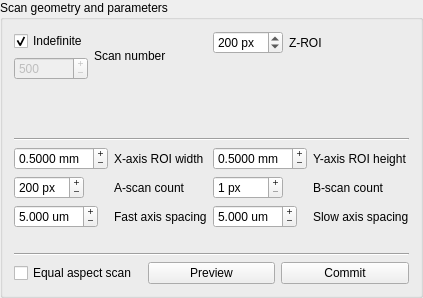
<?xml version="1.0" encoding="UTF-8"?>
<ui version="4.0">
 <class>groupScan</class>
 <widget class="QGroupBox" name="groupScan">
  <property name="geometry">
   <rect>
    <x>0</x>
    <y>0</y>
    <width>373</width>
    <height>298</height>
   </rect>
  </property>
  <property name="minimumSize">
   <size>
    <width>0</width>
    <height>0</height>
   </size>
  </property>
  <property name="maximumSize">
   <size>
    <width>16777215</width>
    <height>16777215</height>
   </size>
  </property>
  <property name="title">
   <string>Scan geometry and parameters</string>
  </property>
  <layout class="QGridLayout" name="gridLayout">
   <item row="0" column="0">
    <layout class="QFormLayout" name="formNumber">
     <item row="0" column="0">
      <layout class="QGridLayout" name="subFormGrid">
       <item row="1" column="1">
        <widget class="QCheckBox" name="checkIndefinite">
         <property name="toolTip">
          <string>If checked, data will be continuously acquired until the stop button is pressed</string>
         </property>
         <property name="text">
          <string>Indefinite</string>
         </property>
         <property name="checked">
          <bool>true</bool>
         </property>
        </widget>
       </item>
       <item row="2" column="1">
        <widget class="QSpinBox" name="spinScanNumber">
         <property name="enabled">
          <bool>false</bool>
         </property>
         <property name="toolTip">
          <string>The number of scans to acquire. Note that these are saved independently, see Repeat/Averaging section</string>
         </property>
         <property name="buttonSymbols">
          <enum>QAbstractSpinBox::PlusMinus</enum>
         </property>
         <property name="minimum">
          <number>1</number>
         </property>
         <property name="maximum">
          <number>100000</number>
         </property>
         <property name="value">
          <number>500</number>
         </property>
        </widget>
       </item>
      </layout>
     </item>
     <item row="0" column="1">
      <widget class="QLabel" name="labelScanNumber">
       <property name="toolTip">
        <string>The number of scans to acquire. Note that these are saved independently, see Repeat/Averaging section</string>
       </property>
       <property name="text">
        <string>Scan number</string>
       </property>
      </widget>
     </item>
    </layout>
   </item>
   <item row="0" column="1">
    <layout class="QFormLayout" name="formLayout">
     <item row="0" column="0">
      <widget class="QSpinBox" name="spinBox">
       <property name="toolTip">
        <string>A-lines are cropped to this number of uppermost pixels on display and acquisition</string>
       </property>
       <property name="suffix">
        <string> px</string>
       </property>
       <property name="maximum">
        <number>1024</number>
       </property>
       <property name="value">
        <number>200</number>
       </property>
      </widget>
     </item>
     <item row="0" column="1">
      <widget class="QLabel" name="labelZROI">
       <property name="toolTip">
        <string>A-lines are cropped to this number of uppermost pixels on display and acquisition</string>
       </property>
       <property name="text">
        <string>Z-ROI</string>
       </property>
      </widget>
     </item>
    </layout>
   </item>
   <item row="1" column="0" colspan="2">
    <widget class="Line" name="line_3">
     <property name="orientation">
      <enum>Qt::Horizontal</enum>
     </property>
    </widget>
   </item>
   <item row="2" column="0">
    <layout class="QFormLayout" name="formX">
     <item row="0" column="0">
      <widget class="QDoubleSpinBox" name="spinROIWidth">
       <property name="toolTip">
        <string>The length of the B-scan in physical units</string>
       </property>
       <property name="buttonSymbols">
        <enum>QAbstractSpinBox::PlusMinus</enum>
       </property>
       <property name="suffix">
        <string> mm</string>
       </property>
       <property name="decimals">
        <number>4</number>
       </property>
       <property name="minimum">
        <double>0.000100000000000</double>
       </property>
       <property name="singleStep">
        <double>0.010000000000000</double>
       </property>
       <property name="value">
        <double>0.500000000000000</double>
       </property>
      </widget>
     </item>
     <item row="0" column="1">
      <widget class="QLabel" name="labelROIWidth">
       <property name="toolTip">
        <string>The length of the B-scan in physical units</string>
       </property>
       <property name="text">
        <string>X-axis ROI width</string>
       </property>
      </widget>
     </item>
     <item row="1" column="0">
      <widget class="QSpinBox" name="spinACount">
       <property name="toolTip">
        <string>The number of A-scans in a B-scan</string>
       </property>
       <property name="buttonSymbols">
        <enum>QAbstractSpinBox::PlusMinus</enum>
       </property>
       <property name="suffix">
        <string> px</string>
       </property>
       <property name="minimum">
        <number>1</number>
       </property>
       <property name="maximum">
        <number>2400</number>
       </property>
       <property name="value">
        <number>200</number>
       </property>
      </widget>
     </item>
     <item row="1" column="1">
      <widget class="QLabel" name="labelACount">
       <property name="toolTip">
        <string>The number of A-scans in a B-scan</string>
       </property>
       <property name="text">
        <string>A-scan count</string>
       </property>
      </widget>
     </item>
     <item row="2" column="0">
      <widget class="QDoubleSpinBox" name="spinFastAxisSpacing">
       <property name="toolTip">
        <string>The spacing between adjacent A-scans along the fast axis</string>
       </property>
       <property name="buttonSymbols">
        <enum>QAbstractSpinBox::PlusMinus</enum>
       </property>
       <property name="suffix">
        <string> um</string>
       </property>
       <property name="decimals">
        <number>3</number>
       </property>
       <property name="minimum">
        <double>0.001000000000000</double>
       </property>
       <property name="value">
        <double>5.000000000000000</double>
       </property>
      </widget>
     </item>
     <item row="2" column="1">
      <widget class="QLabel" name="labelFastAxisSpacing">
       <property name="toolTip">
        <string>The spacing between adjacent A-scans along the fast axis</string>
       </property>
       <property name="text">
        <string>Fast axis spacing</string>
       </property>
      </widget>
     </item>
    </layout>
   </item>
   <item row="2" column="1">
    <layout class="QFormLayout" name="formY">
     <item row="0" column="1">
      <widget class="QLabel" name="labelROIHeight">
       <property name="toolTip">
        <string>The width of the C-scan in physical units</string>
       </property>
       <property name="text">
        <string>Y-axis ROI height</string>
       </property>
      </widget>
     </item>
     <item row="1" column="1">
      <widget class="QLabel" name="labelBcount">
       <property name="toolTip">
        <string>The number of B-scans to acquire</string>
       </property>
       <property name="text">
        <string>B-scan count</string>
       </property>
      </widget>
     </item>
     <item row="2" column="0">
      <widget class="QDoubleSpinBox" name="spinSlowAxisSpacing">
       <property name="toolTip">
        <string>The distance between adjacent B-scans in physical units</string>
       </property>
       <property name="buttonSymbols">
        <enum>QAbstractSpinBox::PlusMinus</enum>
       </property>
       <property name="suffix">
        <string> um</string>
       </property>
       <property name="decimals">
        <number>3</number>
       </property>
       <property name="minimum">
        <double>0.001000000000000</double>
       </property>
       <property name="value">
        <double>5.000000000000000</double>
       </property>
      </widget>
     </item>
     <item row="2" column="1">
      <widget class="QLabel" name="labelSlowAxisSpacing">
       <property name="toolTip">
        <string>The distance between adjacent B-scans in physical units</string>
       </property>
       <property name="text">
        <string>Slow axis spacing</string>
       </property>
      </widget>
     </item>
     <item row="0" column="0">
      <widget class="QDoubleSpinBox" name="spinROIHeight">
       <property name="toolTip">
        <string>The width of the C-scan in physical units</string>
       </property>
       <property name="buttonSymbols">
        <enum>QAbstractSpinBox::PlusMinus</enum>
       </property>
       <property name="suffix">
        <string> mm</string>
       </property>
       <property name="decimals">
        <number>4</number>
       </property>
       <property name="minimum">
        <double>0.000100000000000</double>
       </property>
       <property name="singleStep">
        <double>0.010000000000000</double>
       </property>
       <property name="value">
        <double>0.500000000000000</double>
       </property>
      </widget>
     </item>
     <item row="1" column="0">
      <widget class="QSpinBox" name="spinBCount">
       <property name="toolTip">
        <string>The number of B-scans to acquire</string>
       </property>
       <property name="buttonSymbols">
        <enum>QAbstractSpinBox::PlusMinus</enum>
       </property>
       <property name="suffix">
        <string> px</string>
       </property>
       <property name="minimum">
        <number>1</number>
       </property>
       <property name="maximum">
        <number>3600</number>
       </property>
       <property name="value">
        <number>1</number>
       </property>
      </widget>
     </item>
    </layout>
   </item>
   <item row="3" column="0" colspan="2">
    <layout class="QGridLayout" name="gridLayout_4">
     <item row="1" column="1">
      <widget class="QPushButton" name="previewButton">
       <property name="toolTip">
        <string>Plot the scan pattern positions</string>
       </property>
       <property name="text">
        <string>Preview</string>
       </property>
      </widget>
     </item>
     <item row="1" column="0">
      <widget class="QCheckBox" name="checkEqualAspect">
       <property name="toolTip">
        <string>Forces X and Y scan spacing to be equal</string>
       </property>
       <property name="text">
        <string>Equal aspect scan</string>
       </property>
       <property name="checked">
        <bool>false</bool>
       </property>
      </widget>
     </item>
     <item row="1" column="2">
      <widget class="QPushButton" name="commitButton">
       <property name="text">
        <string>Commit</string>
       </property>
      </widget>
     </item>
     <item row="0" column="0" colspan="3">
      <widget class="Line" name="line_2">
       <property name="orientation">
        <enum>Qt::Horizontal</enum>
       </property>
      </widget>
     </item>
    </layout>
   </item>
  </layout>
 </widget>
 <resources/>
 <connections/>
</ui>
